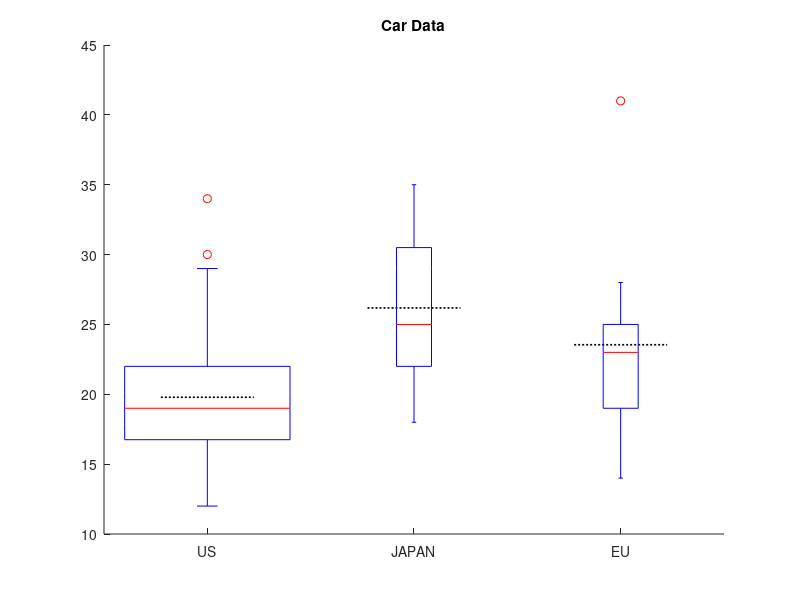

Write MATLAB code to recreate this figure.
% ---------------------------------------------------------------------
% Book:         MVA
% ---------------------------------------------------------------------
% Quantlet:     MVAboxcar
% ---------------------------------------------------------------------
% Description:  MVAboxcar computes Boxplots for the mileage (Variable 14) 
%               of US, Japanese and European cars from carc.dat, 
%               respectively.
% ---------------------------------------------------------------------
% Usage:        -
% ---------------------------------------------------------------------
% Inputs:       none
% ---------------------------------------------------------------------
% Output:       Boxplots for the mileage (Variable 14) of US, Japanese 
%               and European cars from carc.dat,respectively.
% ---------------------------------------------------------------------
% Example:     
% ---------------------------------------------------------------------
% Author:       Wolfgang Haerdle, Jorge Patron, Vladimir Georgescu, 
%               Song Song
% ---------------------------------------------------------------------

close all 
clear
clc

load carc.txt
%[model,P,M,R78,R77,H,R,Tr,W,L,T,D,G,C]=textscan('carc.txt','%s %f %f %f %f %f %f %f %f %f %f %f %f %f','emptyvalue',NaN);
x=carc;
x
k=0;
l=0;
m=0;
M=carc(:,2);
C=carc(:,13);
for i=1:length(x)
    if x(i,13)==1
        k=k+1;
        us(k,:)=x(i,:);
    elseif x(i,13)==2
            l=l+1;
            japan(l,:)=x(i,:);
        elseif x(i,13)==3
                m=m+1;
                europe(m,:)=x(i,:);
    end
end
m1=mean(us(:,2))
m2=mean(japan(:,2))
m3=mean(europe(:,2))
hold on
line([0.775 1.225],[m1 m1],'Color','k','LineStyle',':','LineWidth',1.2)
line([1.775 2.225],[m2 m2],'Color','k','LineStyle',':','LineWidth',1.2)
line([2.775 3.225],[m3 m3],'Color','k','LineStyle',':','LineWidth',1.2)
boxplot(M,C,'Symbol','o','labels',{'US','JAPAN','EU'})  
title('Car Data')
five=quantile(x(:,2),[.025 .25 .50 .75 .975]);
five